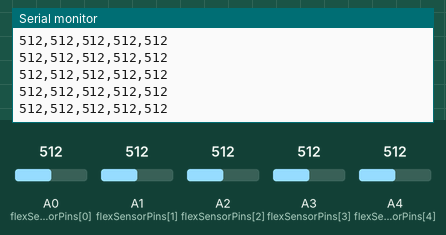
Simulated run of this sketch. Board: Arduino Uno, built with avr-gcc and run on an emulated ATmega328P. Shown: the last lines printed to the serial monitor. Inputs (shaded band) come from the test bench; at power-on: A0 (flexSensorPins[0]) = 512, A1 (flexSensorPins[1]) = 512, A2 (flexSensorPins[2]) = 512, A3 (flexSensorPins[3]) = 512, A4 (flexSensorPins[4]) = 512.

Above: at 1.2 s.
1.3 s: A0 (flexSensorPins[0]) set to 716
At 1.32 s:
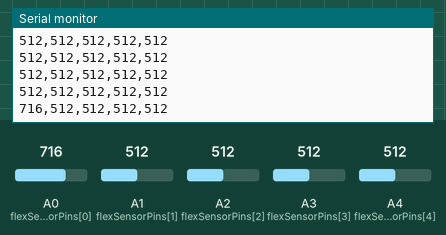
2.8 s: A1 (flexSensorPins[1]) set to 716
At 2.84 s:
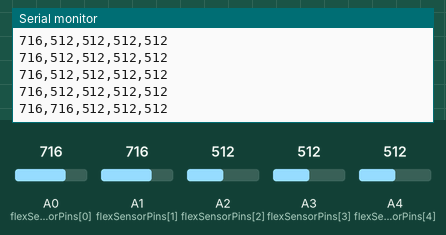
4.3 s: A2 (flexSensorPins[2]) set to 716
At 4.36 s:
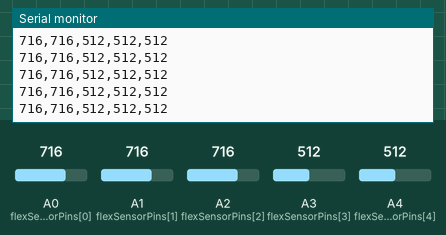
7.3 s: A3 (flexSensorPins[3]) set to 716
At 7.3 s:
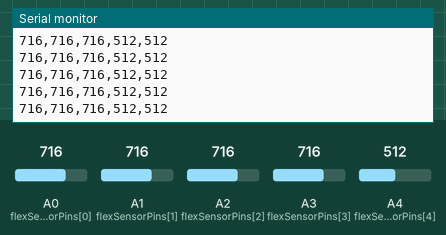
8.8 s: A4 (flexSensorPins[4]) set to 716
At 8.82 s:
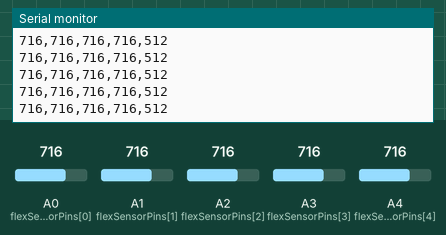
10.3 s: A0 (flexSensorPins[0]) set to 992
At 10.35 s:
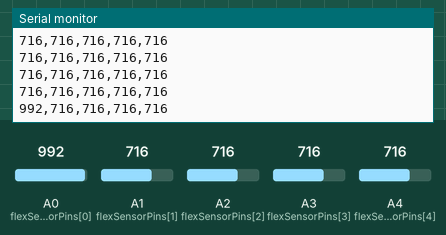
Timing chart, 0 to 12.8 s (numbered marks = the images above; inputs shaded):
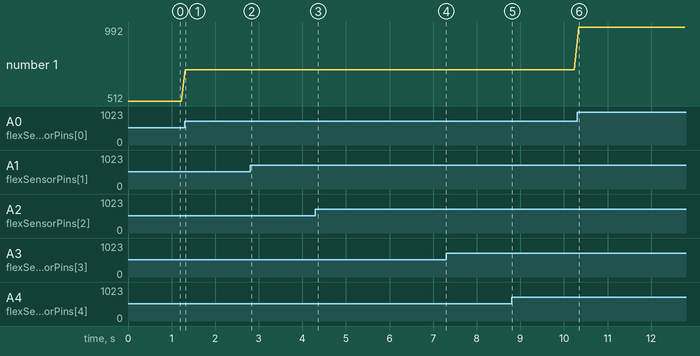

Measured:
- after the input at 1.3 s, the serial monitor: prints a new line at once (image 1)
- after the input at 2.8 s, the serial monitor: prints a new line at once (image 2)
- after the input at 10.3 s, the serial monitor: prints a new line at once (image 6)
- plotted number 1: 512 → 716 after the input at 1.3 s, 716 → 992 after the input at 10.3 s

The sketch:

Arduino_code.ino
```cpp
int flexSensorPins[] = {A0, A1, A2, A3, A4};
int flexSensorValues[5];

void setup() {
  Serial.begin(9600);
}

void loop() {
  for (int i = 0; i < 5; i++) {
    flexSensorValues[i] = analogRead(flexSensorPins[i]);
  }

  for (int i = 0; i < 5; i++) {
    Serial.print(flexSensorValues[i]);
    if (i < 4) {
      Serial.print(",");
    }
  }
  Serial.println();

  delay(100);
}
```
